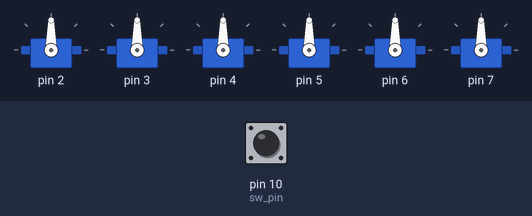
A sketch run on a simulated Arduino Uno, built with avr-gcc and run on an emulated ATmega328P. Parts: 6 × servo. The test bench sets the inputs (shaded band); at power-on: pin 10 (sw_pin) LOW.

Above: at 1.2 s.
1.3 s: pin 10 (sw_pin) pulled HIGH for 0.15 s
At 1.45 s:
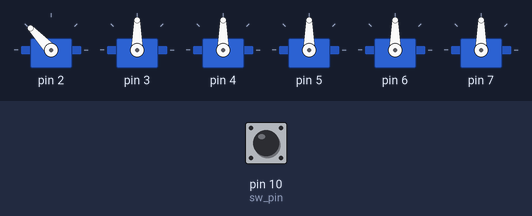
4.3 s: pin 10 (sw_pin) pulled HIGH for 1 s
At 7.1 s:
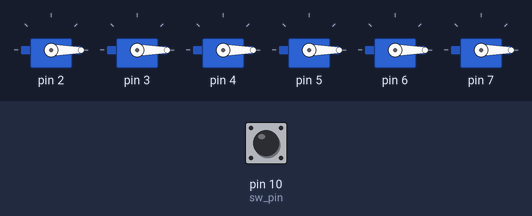
7.3 s: pin 10 (sw_pin) pulled HIGH for 3.2 s
At 9.4 s:
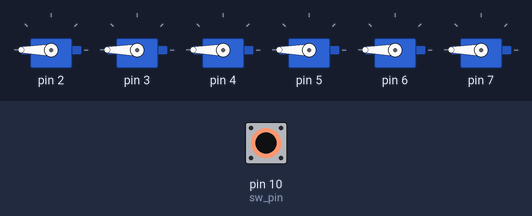
Timing chart, 0 to 13.2 s (numbered marks = the images above; inputs shaded):
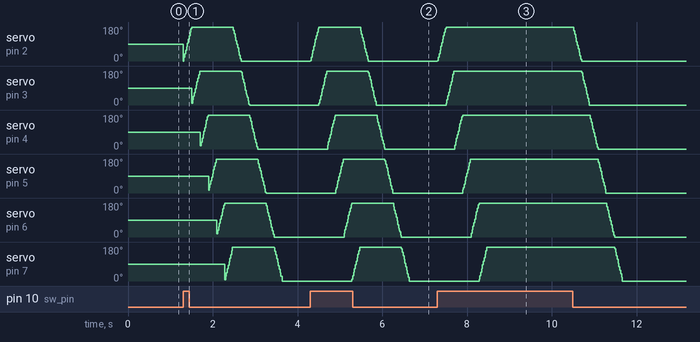

Measured:
- after the input at 4.3 s, servo on pin 2: rises from 0° to 180° in 0.20 s, then falls to 0° in 1.2 s; servo on pin 3–7: rises from 0° to 180° in 0.18 s, then falls to 0° in 1.2 s
- after the input at 7.3 s, servo on pin 2: rises from 0° to 180° in 0.20 s, then falls to 0° in 3.2 s; servo on pin 3–7: rises from 0° to 180° in 0.18 s, then falls to 0° in 3.2 s

The sketch:

servo_wave.ino
```cpp
#include <Servo.h>

#define INTERVAL 1
const int sw_pin = 10;
int pre_state = LOW;


Servo g_servo[6];

void setup()
{
  for(int i = 0; i < 6; i++){
    g_servo[i].attach(i + 2);
  }
  pinMode(sw_pin, INPUT);
  Serial.begin(9600);

}

int Map(int iIn, int iIn1, int iIn2, int iOut1, int iOut2, boolean bConstrain = false )
{
  double dValue = (double)(iIn - iIn1) * (iOut2 - iOut1) / (iIn2 - iIn1) + iOut1;
  int iValue = (0 < dValue) ? (int)(dValue + 0.5) : (int)(dValue - 0.5);
  if( bConstrain )
	{
	  int iOutMin, iOutMax;
	  if( iOut1 < iOut2 )
	  {
		  iOutMin= iOut1;
		  iOutMax= iOut2;
	  }
	  else
	  {
		  iOutMin= iOut2;
		  iOutMax= iOut1;
	  }
	  if( iOutMin > iValue )
	  {
                  return iOutMin;
	  }
	  if( iOutMax < iValue )
	  {
		  return iOutMax;
	  }
  }
  return iValue;
}

void loop()
{
  //int iValue = digitalRead(SWICTH);
  //int iAngle = Map(iValue, 0, 1023, 0, 180, true);

  int current_state = digitalRead(sw_pin);
  if(current_state && !pre_state){
    for(int i = 0; i < 6; i++){
      forward(i, INTERVAL);
    }
    pre_state = HIGH;
  }
  else if(!current_state && pre_state){
     for(int i = 0; i < 6; i++){
      reverse(i, INTERVAL);
    }
    pre_state = LOW;
  }
  else{
  }

//  for(int i = 0; i <= 180; i++){
//    for(int j = 0; j < 3; j++){
//    g_servo[j].write(i);
//    }
//    delay(INTERVAL);
//  }
//
//  delay(1000);
//
//  for(int i = 180; i >= 0; i--){
//    for(int j = 0; j < 3; j++){
//    g_servo[j].write(i);
//    }
//    delay(INTERVAL);
//  }
//
//  delay(1000);
}

void forward(int s_number, int interval){
   for(int i = 0; i <= 180; i++){
    g_servo[s_number].write(i);
    delay(interval);
    //Serial.println("Servo3: " + i);
  }
}

void reverse(int s_number, int interval){
  for(int i = 180; i >= 0; i--){
    g_servo[s_number].write(i);
    delay(interval);
    //Serial.println("Servo3: " + i);
  }
}
```
